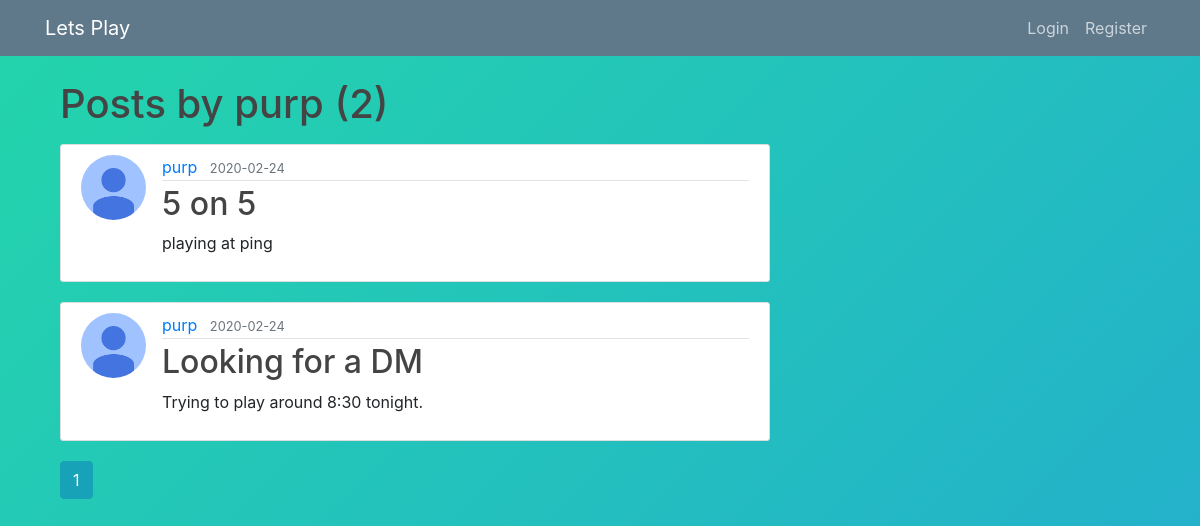
Page /user/purp on the committed database.
### src/models.py (models this page shows, shortened)
class User(db.Model, UserMixin):
    id = db.Column(db.Integer, primary_key=True)                                #Each user is given a unique id number
    firstname = db.Column(db.String(20),  nullable=True)
    last_name = db.Column(db.String(20),  nullable=True)                             #User's full name
    username = db.Column(db.String(20), unique=True, nullable=False)            #Each user will be able to create a unique username of length 20
    email = db.Column(db.String(50), unique=True, nullable=False)              #Every user will need to register with an email address (maybe?)
    image_file = db.Column(db.String(20), nullable=False, default='default.jpg')#Each user has a profile pic. uploaded or default
    password = db.Column(db.String(64), nullable=False)                         #Users will have a password of up to size 64 chars
    posts = db.relationship('Post', backref='author', lazy=True)              #Posts from users will be associated with them? (maybe?)
    zipcode = db.Column(db.String(5), nullable=False)
    bio = db.Column(db.String(144), nullable=True)

class Post(db.Model):
    id = db.Column(db.Integer, primary_key=True)
    title = db.Column(db.String(25), nullable=False)  #optional title to post
    game = db.Column(db.String(100),nullable=True ) #Change to entered from menu on form
    date_posted = db.Column(db.DateTime, nullable=False, default=datetime.utcnow)
    content = db.Column(db.Text, nullable=False)
    user_id = db.Column(db.Integer, db.ForeignKey('user.id'), nullable=False)

### src/users/routes.py (the view)
@users.route("/user/<string:username>")
def user_page(username):
    page = request.args.get('page',1, type=int)
    user = User.query.filter_by(username=username).first_or_404()
    posts = Post.query.filter_by(author=user)\
        .order_by(Post.date_posted.desc())\
        .paginate(page=page,per_page=10)##posts per page:
    return render_template('user_page.html',posts=posts, user=user)

### src/templates/user_page.html
{% extends "layout.html" %}
{% block content %}
    <h1 class="mb-3">Posts by {{user.username }} ({{posts.total}})</h1>
    {% for post in posts.items %}
        <article class="media content-section">
            <img class="rounded-circle article-img" src="{{ url_for('static', filename='profile_pics/' + post.author.image_file) }}">
            <div class="media-body">
              <div class="article-metadata">
                <a class="mr-2" href="{{url_for('users.user_page', username=post.author.username) }}">{{ post.author.username }}</a>
                <small class="text-muted">{{ post.date_posted.strftime('%Y-%m-%d') }}</small>
              </div>
              <h2><a class="article-title" href="{{url_for('posts.post', post_id=post.id )}}">{{ post.title }}</a></h2>
              <p class="article-content">{{ post.content }}</p>
            </div>
        </article>
    {% endfor %}
    {% for page_num in posts.iter_pages(left_edge=1, right_edge=1, left_current=1, right_current=2) %}
      {% if page_num %}
      {% if posts.page==page_num %}
        <a class="btn btn-info mb-4" href="{{ url_for('users.user_page',username=user.username, page=page_num) }}">{{ page_num }}</a>
      {% else %}
        <a class="btn btn-outline-info mb-4" href="{{ url_for('users.user_page',username=user.username, page=page_num) }}">{{ page_num }}</a>
      {% endif %}
    {% else %}
        ...
      {% endif %}
    {% endfor %}
{%endblock%}

### src/static/main.css (style rules this page uses)
body { background: #282828; background: linear-gradient(-45deg, #EE7752, #E73C7E, #23A6D5, #23D5AB); background-size: 400% 400%; animation: Gradient 15s ease infinite; margin-top: 5rem; }
h1, h2, h3, h4, h5, h6 { color: #444444; }
.content-section { background: #ffffff; padding: 10px 20px; border: 1px solid #dddddd; border-radius: 3px; margin-bottom: 20px; }
.article-title { color: #444444; }
.article-content { white-space: pre-line; }
.article-img { height: 65px; width: 65px; margin-right: 16px; }
.article-metadata { padding-bottom: 1px; margin-bottom: 4px; border-bottom: 1px solid #e3e3e3 }

### rows in the picture
User: username "purp"
Post: image_file (placeholder picture), author.username "purp", date_posted "2020-02-24", title "5 on 5", content "playing at ping"
Post: image_file (placeholder picture), author.username "purp", date_posted "2020-02-24", title "Looking for a DM", content "Trying to play around 8:30 tonight."

### other values in the picture
{{ posts.total }} "2"
{{ page_num }} "1"
